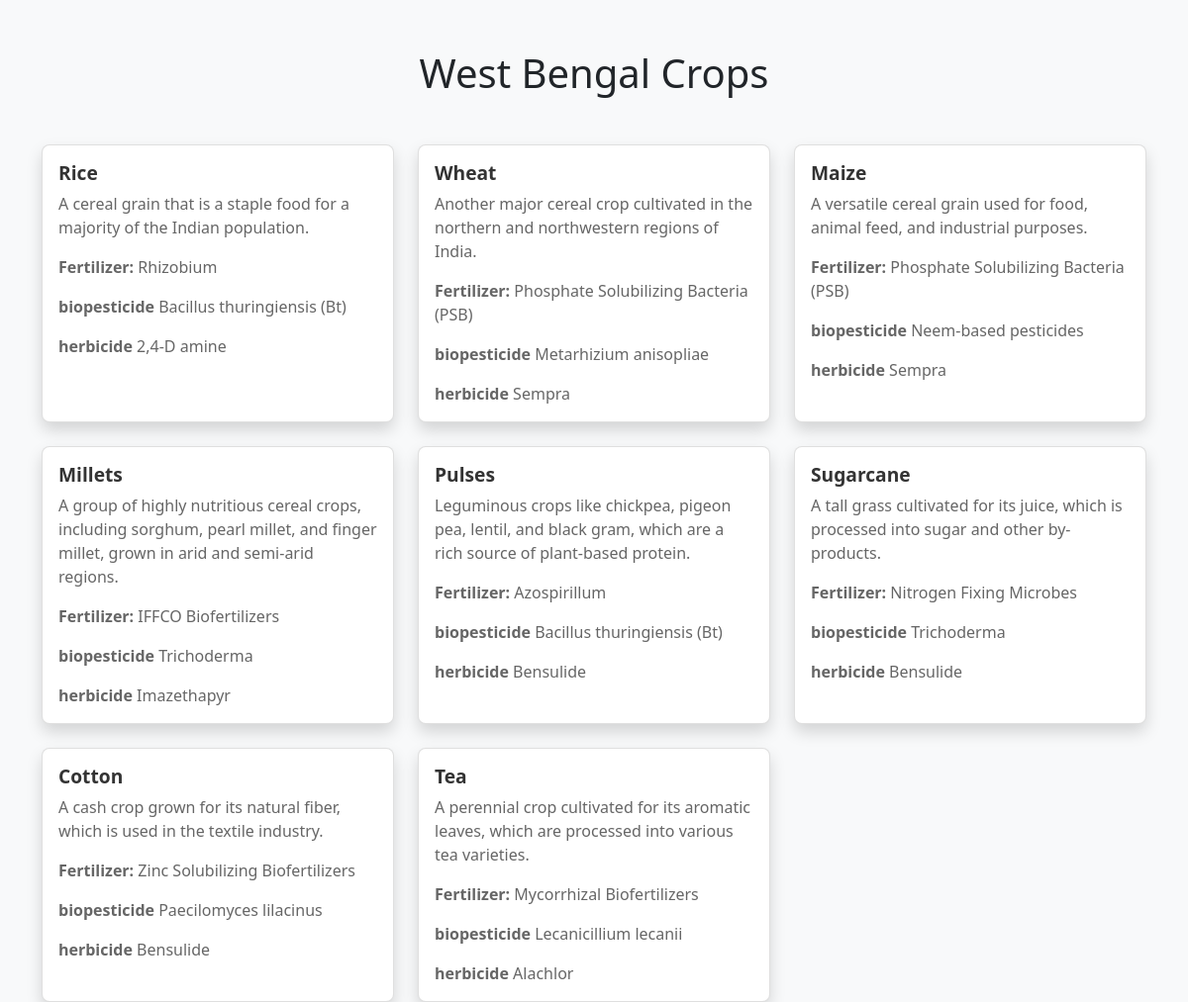
The page /state_crops/West Bengal/ on the database its author committed.
### shs/models.py (models this page shows, shortened)
class states(models.Model):
    id = models.BigAutoField(primary_key=True ,serialize=False,verbose_name='state id' )
    name = models.CharField(max_length = 80, verbose_name='State Name', blank= True , null = True)
    crop_id = models.ManyToManyField(crop)

class crop(models.Model):
    id = models.BigAutoField(primary_key=True, serialize=False, verbose_name='crop id')
    name = models.CharField(max_length=80, verbose_name='Crop Name')
    disc = models.CharField(max_length=200, verbose_name='Description')
    fertilizer = models.ForeignKey(fertilizer, verbose_name='Fertilizer', on_delete=models.CASCADE, related_name='fertilizer_crops', null= True,blank=True)
    Biopesticide = models.ForeignKey(Biopesticide, verbose_name='Biopesticide', on_delete=models.CASCADE, related_name='biopesticide_crops' , null=True,blank=True)
    Herbicide = models.ForeignKey(Herbicide, verbose_name='Herbicide',  null=True, on_delete=models.CASCADE, related_name='herbicide_crops',blank=True)

class fertilizer(models.Model):
    id = models.BigAutoField(primary_key=True, serialize=False, verbose_name='Biofertilizer id')
    name = models.CharField(max_length=80, verbose_name='BioFertilizer Name')
    cost = models.CharField(max_length=80, verbose_name='Cost of Fertizers')
    def __str__(self):
        return self.name

class Biopesticide(models.Model):
    id = models.BigAutoField(primary_key=True ,serialize=False,verbose_name='Biopesticide id' )
    name = models.CharField(max_length = 80, verbose_name='Biopesticide Name')
    cost = models.CharField(max_length = 80 , verbose_name = 'Cost of Biopersticde')
    def __str__(self):
        return self.name

class Herbicide(models.Model):
    id = models.BigAutoField(primary_key=True  ,serialize=False,verbose_name='Herbicide id' )
    name = models.CharField(max_length = 80, verbose_name='Herbicide Name')
    cost = models.CharField(max_length = 80 , verbose_name = 'Cost of Herbicide')
    def __str__(self):
        return self.name

### shs/views.py (the view)
# urls.py: path('state_crops/<str:state_name>/', state_crops, name='state_crops'),
def state_crops(request, state_name):
    state = states.objects.get(name=state_name)
    crops = state.crop_id.all()
    return render(request, 'state_crops.html', {'state': state, 'crops': crops})

### Templates/state_crops.html (shortened to what this page needs)
<!DOCTYPE html>
<html>
<head>
    <link href="https://cdn.jsdelivr.net/npm/bootstrap@5.3.3/dist/css/bootstrap.min.css" rel="stylesheet">
</head>
<body>
    <div class="container">
        <h1 class="text-center mb-5">{{ state.name }} Crops</h1>
        <div class="row row-cols-1 row-cols-md-3 g-4">
            {% for crop in crops %}
            <div class="col">
                <div class="card h-100 shadow">
                    <div class="card-body">
                        <h5 class="card-title">{{ crop.name }}</h5>
                        <p class="card-text">{{ crop.disc }}</p>
                        <p class="card-text"><strong>Fertilizer:</strong> {{ crop.fertilizer }}</p>
                        <p class="card-text"><strong>biopesticide</strong> {{ crop.Biopesticide }}</p>
                        <p class="card-text"><strong>herbicide</strong> {{ crop.Herbicide }}</p>
                    </div>
                </div>
            </div>
            {% endfor %}
        </div>
    </div>
</body>
</html>

### Templates/state_crops.html (style rules this page uses)
body { background-color: #f8f9fa; }
.container { padding-top: 50px; }
.card { border: 1px solid rgba(0, 0, 0, 0.125); border-radius: 8px; transition: transform 0.2s; }
.card-title { font-size: 1.2rem; font-weight: bold; color: #333; }
.card-text { font-size: 1rem; color: #666; }

### rows shown on the page
states: name "West Bengal"
crop: name "Rice", disc "A cereal grain that is a staple food for a majority of the Indian population.", fertilizer "Rhizobium", Biopesticide "Bacillus thuringiensis (Bt)", Herbicide "2,4-D amine"
crop: name "Wheat", disc "Another major cereal crop cultivated in the northern and northwestern regions of India.", fertilizer "Phosphate Solubilizing Bacteria (PSB)", Biopesticide "Metarhizium anisopliae", Herbicide "Sempra"
crop: name "Maize", disc "A versatile cereal grain used for food, animal feed, and industrial purposes.", fertilizer "Phosphate Solubilizing Bacteria (PSB)", Biopesticide "Neem-based pesticides", Herbicide "Sempra"
crop: name "Millets", disc "A group of highly nutritious cereal crops, including sorghum, pearl millet, and finger millet, grown in arid and semi-arid regions.", fertilizer "IFFCO Biofertilizers", Biopesticide "Trichoderma", Herbicide "Imazethapyr"
crop: name "Pulses", disc "Leguminous crops like chickpea, pigeon pea, lentil, and black gram, which are a rich source of plant-based protein.", fertilizer "Azospirillum", Biopesticide "Bacillus thuringiensis (Bt)", Herbicide "Bensulide"
crop: name "Sugarcane", disc "A tall grass cultivated for its juice, which is processed into sugar and other by-products.", fertilizer "Nitrogen Fixing Microbes", Biopesticide "Trichoderma", Herbicide "Bensulide"
crop: name "Cotton", disc "A cash crop grown for its natural fiber, which is used in the textile industry.", fertilizer "Zinc Solubilizing Biofertilizers", Biopesticide "Paecilomyces lilacinus", Herbicide "Bensulide"
crop: name "Tea", disc "A perennial crop cultivated for its aromatic leaves, which are processed into various tea varieties.", fertilizer "Mycorrhizal Biofertilizers", Biopesticide "Lecanicillium lecanii", Herbicide "Alachlor"
